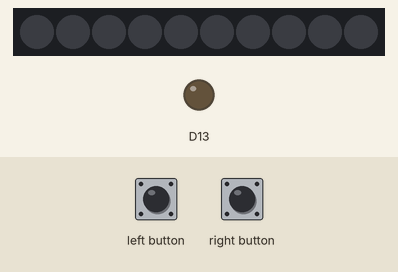
This sketch was run on a simulated Adafruit Circuit Playground Express. Parts: 10 RGB LEDs in strip order, left to right, output pins drawn as LEDs (lit = HIGH). The test bench sets the inputs (shaded band). Dim RGB values are drawn brighter than linear.

Above: at 1.2 s.
1.3 s: left button pressed for 0.15 s
At 1.37 s:
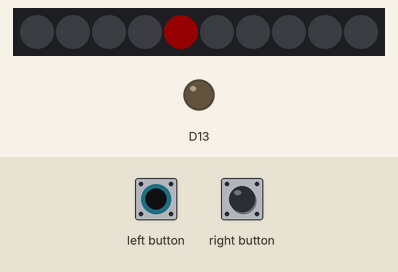
2.9 s: left button pressed for 3.2 s
7.6 s: right button pressed for 3.2 s
Timing chart, 0 to 10.6 s (numbered marks = the images above; inputs shaded):
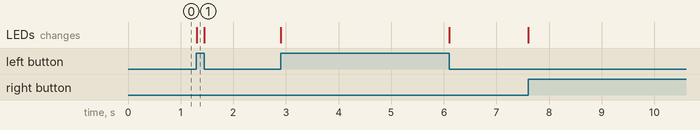

Measured:
- after the input at 1.3 s, the LEDs: change at once (image 1)

The sketch:

Two_buttons_OR.ino
```cpp
#include <Adafruit_CircuitPlayground.h>
#include <Wire.h>
#include <SPI.h>
void setup() {
CircuitPlayground.begin();
}

void loop() {
  if(CircuitPlayground.leftButton()|| CircuitPlayground.rightButton())//Either button can be turn on
  {
    CircuitPlayground.strip.setPixelColor(4,255,0,0);
    CircuitPlayground.strip.show();
  }

  else{
    CircuitPlayground.strip.setPixelColor(4,0,0,0);
    CircuitPlayground.strip.show();
  }

}
```
